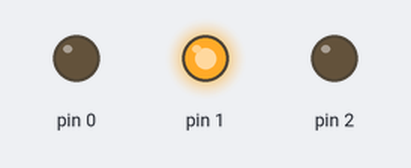
A sketch run on a simulated Arduino Uno, built with avr-gcc and run on an emulated ATmega328P. Shown: output pins drawn as LEDs (lit = HIGH).

Above: at 0.5 s.
At 1.87 s:
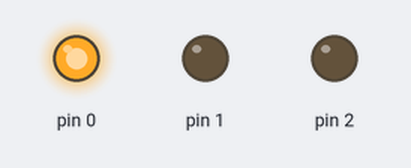
At 3.0 s:
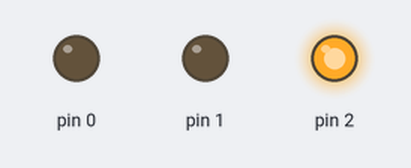
Timing chart, 0 to 4.0 s (numbered marks = the images above):
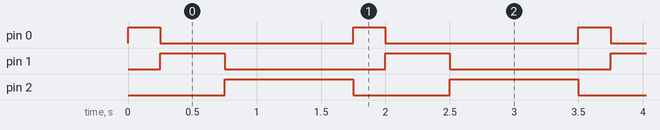

Measured:
- by itself, pin 0: alternates HIGH for 0.25 s and LOW for 1.5 s
- by itself, pin 1: alternates HIGH for 0.50 s and LOW for 1.3 s
- by itself, pin 2: alternates HIGH for 1.0 s and LOW for 0.75 s

The sketch:

t0-secuencia-3leds.ino
```cpp
const int _time = 500;
void setup() {
  pinMode(0, OUTPUT);
  pinMode(1, OUTPUT);
  pinMode(2, OUTPUT);
}

void loop() {
  digitalWrite(0, HIGH);
  delay(_time / 2);
  digitalWrite(1, HIGH);
  digitalWrite(0, LOW);
  delay(_time);
  digitalWrite(2, HIGH);
  digitalWrite(1, LOW);
  delay(_time * 2);
  digitalWrite(2, LOW);
}
```
